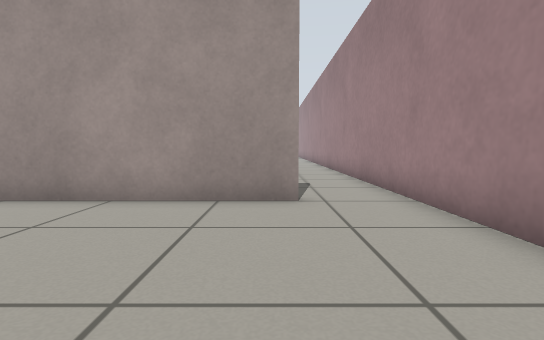
View 1 (above)

16 first-person views from a walk through a robot-simulator world made for Gazebo. The camera is 0.5 m above the floor, tilts 4° down and sees 80° across. The floor is counted in squares, 0.5 m on a side. Each view is taken from the middle of a square. On the plan, view 1 faces up. The plan holds only what a view shows up to about 12 squares ahead; the rest is blank. The place goes on beyond the plan. Some stock models are drawn as simple stand-ins. Surface patterns are stand-ins for the level's own textures.

View 2
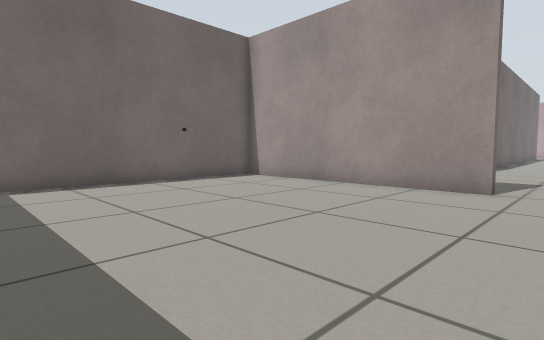

View 3
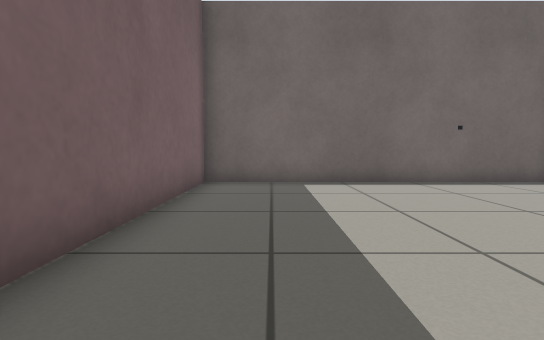

View 4
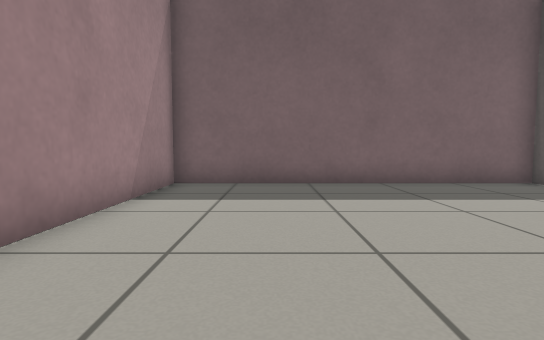

View 5
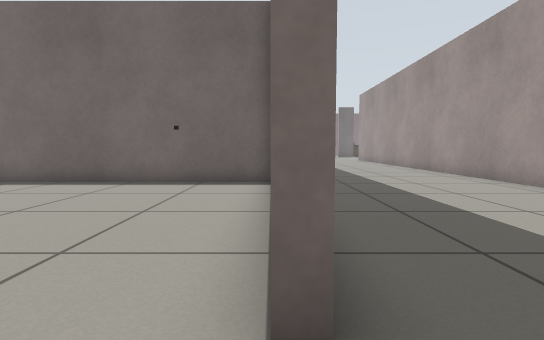

View 6
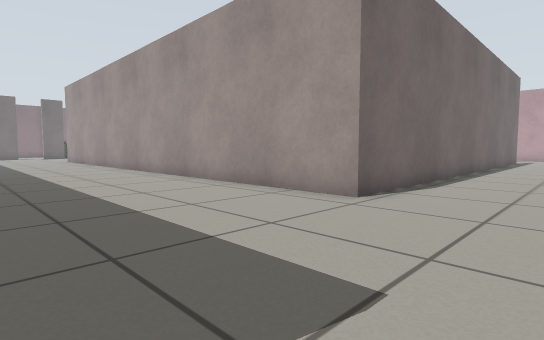

View 7
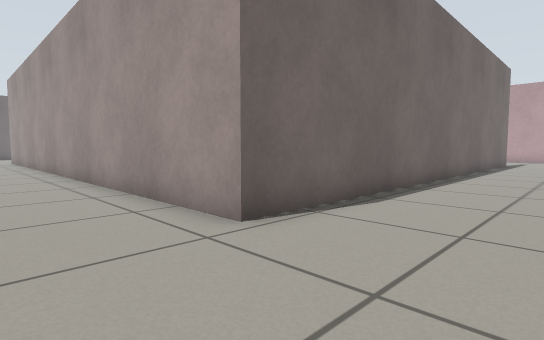

View 8
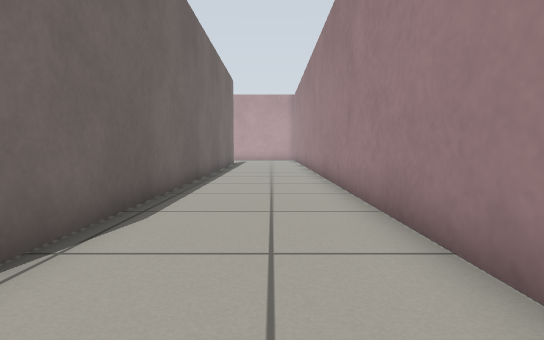

View 9
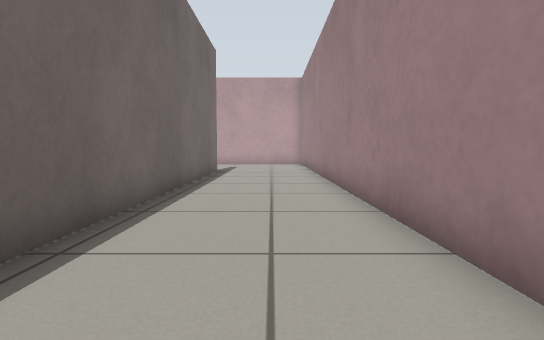

View 10
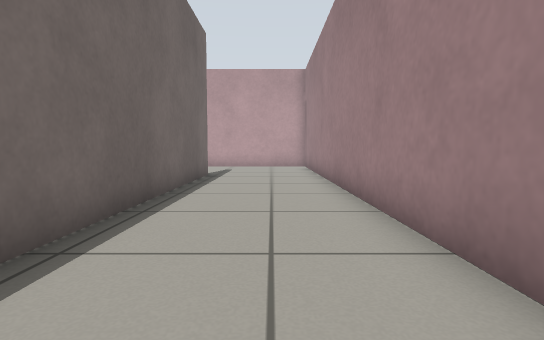

View 11
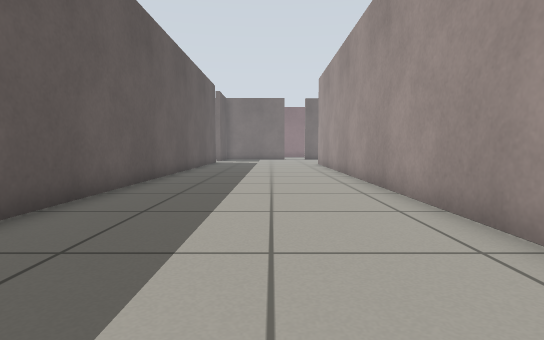

View 12
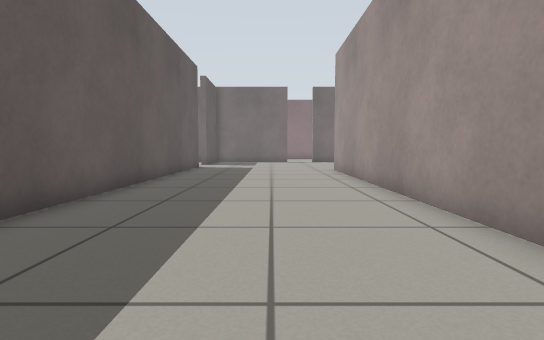

View 13
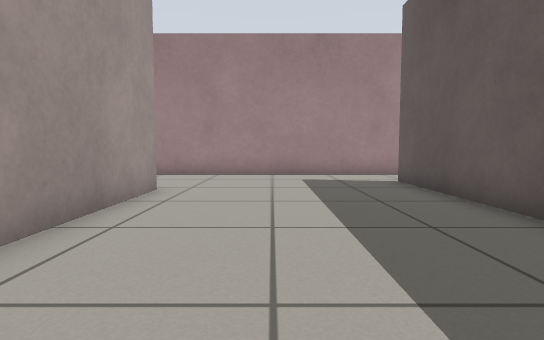

View 14
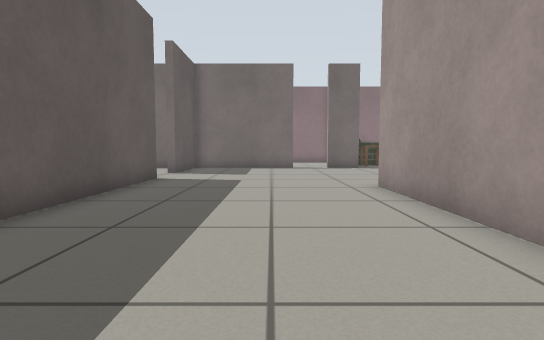

View 15
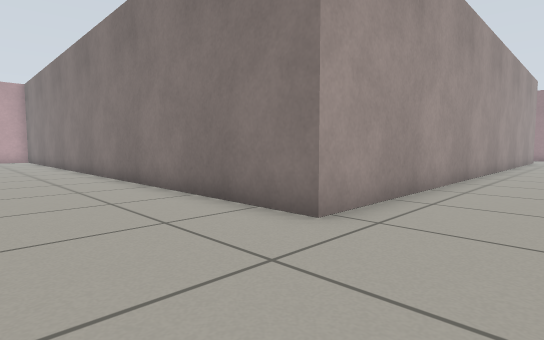

View 16
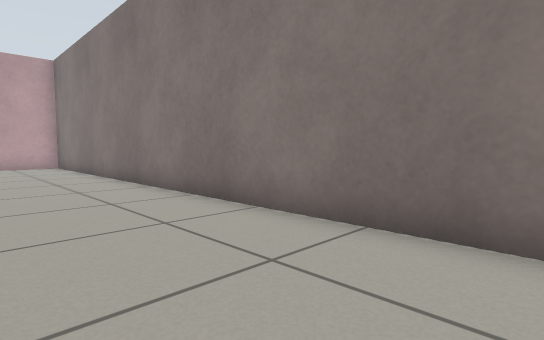

### Floor plan
Points are (right, up) in squares from view 1. A wall is a line through its corners. A room is listed if a view was taken in it or the views show most of it. See-through windows are left out.
Room 1 (views 1, 2, 3, 4)
walls: (0.5, 6) (-7.2, 6) (-7.2, -3.9) (2.7, -3.9) (2.7, 5.6)
ways out: opening at (1.5, 6) to room 2
Room 2 (views 5, 6, 7, 8, 9, 10, 11, 12, 13, 14, 15, 16)
walls: (-4.6, 6.3) (0.5, 6.3) (0.5, 6); (-25.5, 6.3) (-8.2, 6.3); (2.7, 5.6) (2.7, 31); (-1.3, 30.8) (-1.3, 12.7) (-23.3, 12.7) (-23.3, 31.5)
ways out: opening at (1.5, 6) to room 1; opening at (-26.5, 6); opening at (-1.5, 31)

Where each view was taken, in squares from view 1:
view 1: 0 up, 0 right, facing up
view 2: 2 down, 2 right, facing up-left
view 3: 2 down, 2 right, facing left
view 4: 5 up, 0 right, facing down
view 5: 6 up, 2 right, facing left
view 6: 7 up, 2 right, facing up-left
view 7: 10 up, 2 right, facing up-left
view 8: 11 up, 1 right, facing up
view 9: 17 up, 1 right, facing up
view 10: 19 up, 1 right, facing up
view 11: 10 up, 4 left, facing left
view 12: 10 up, 9 left, facing left
view 13: 10 up, 9 left, facing right
view 14: 10 up, 15 left, facing left
view 15: 10 up, 27 left, facing up-right
view 16: 18 up, 27 left, facing up-right
